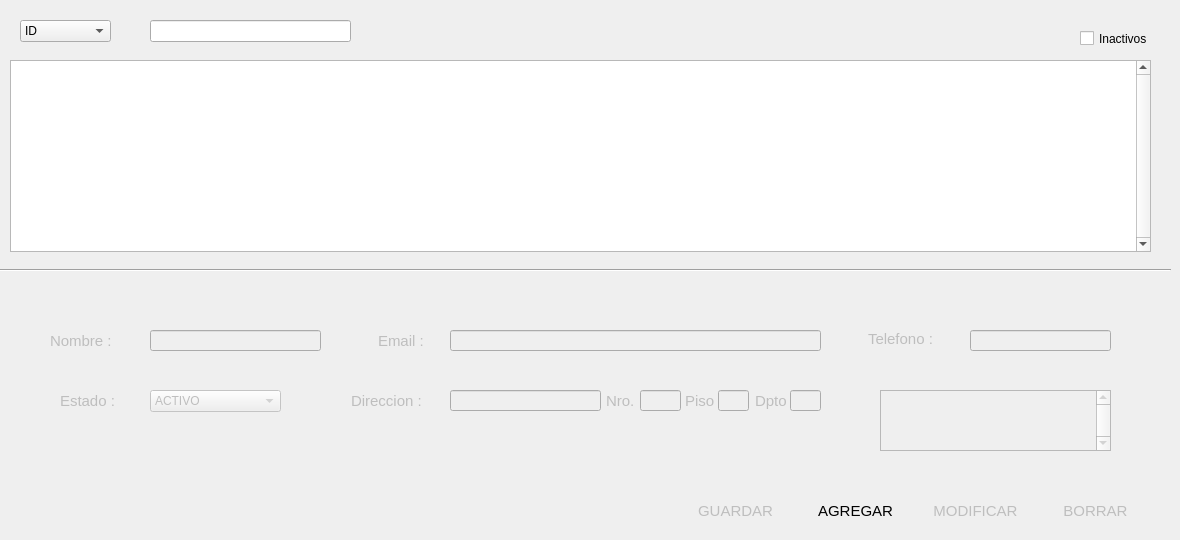
    <widget class="QWidget" name="tab_Clientes">
     <attribute name="icon">
      <iconset>
       <normaloff>../../../../home/pablo/.designer/Img/cliente.png</normaloff>../../../../home/pablo/.designer/Img/cliente.png</iconset>
     </attribute>
     <attribute name="title">
      <string>Clientes</string>
     </attribute>
     <widget class="QLineEdit" name="txtFilterCustomersCustomersTab">
      <property name="geometry">
       <rect>
        <x>150</x>
        <y>20</y>
        <width>201</width>
        <height>22</height>
       </rect>
      </property>
      <property name="styleSheet">
       <string notr="true">font: 9pt &quot;MS Shell Dlg 2&quot;;</string>
      </property>
     </widget>
     <widget class="QComboBox" name="cbFilterCustomersCustomersTab">
      <property name="geometry">
       <rect>
        <x>20</x>
        <y>20</y>
        <width>91</width>
        <height>22</height>
       </rect>
      </property>
      <property name="styleSheet">
       <string notr="true">font: 9pt &quot;MS Shell Dlg 2&quot;;</string>
      </property>
      <item>
       <property name="text">
        <string>ID</string>
       </property>
      </item>
      <item>
       <property name="text">
        <string>Nombre</string>
       </property>
      </item>
     </widget>
     <widget class="Line" name="line1_c">
      <property name="geometry">
       <rect>
        <x>0</x>
        <y>260</y>
        <width>1171</width>
        <height>20</height>
       </rect>
      </property>
      <property name="orientation">
       <enum>Qt::Horizontal</enum>
      </property>
     </widget>
     <widget class="QTableView" name="tvCustomersCustomersTab">
      <property name="geometry">
       <rect>
        <x>10</x>
        <y>60</y>
        <width>1141</width>
        <height>192</height>
       </rect>
      </property>
      <property name="styleSheet">
       <string notr="true">font: 9pt &quot;MS Shell Dlg 2&quot;;</string>
      </property>
      <property name="verticalScrollBarPolicy">
       <enum>Qt::ScrollBarAlwaysOn</enum>
      </property>
      <property name="horizontalScrollBarPolicy">
       <enum>Qt::ScrollBarAlwaysOff</enum>
      </property>
      <attribute name="verticalHeaderVisible">
       <bool>false</bool>
      </attribute>
      <attribute name="verticalHeaderHighlightSections">
       <bool>false</bool>
      </attribute>
     </widget>
     <widget class="QPushButton" name="btnDeleteCustomersTab">
      <property name="enabled">
       <bool>false</bool>
      </property>
      <property name="geometry">
       <rect>
        <x>1040</x>
        <y>490</y>
        <width>111</width>
        <height>41</height>
       </rect>
      </property>
      <property name="font">
       <font>
        <family>Segoe UI</family>
        <pointsize>11</pointsize>
        <weight>9</weight>
        <italic>false</italic>
        <bold>false</bold>
       </font>
      </property>
      <property name="cursor">
       <cursorShape>PointingHandCursor</cursorShape>
      </property>
      <property name="styleSheet">
       <string notr="true">background: qradialgradient(cx: 0.3, cy: -0.4,
fx: 0.3, fy: -0.4,
radius: 1.35, stop: 0 #fff, stop: 1 #bbb);
border-radius: 11px;</string>
      </property>
      <property name="text">
       <string>BORRAR</string>
      </property>
      <property name="icon">
       <iconset>
        <normaloff>../../../../home/pablo/.designer/Img/borrar.png</normaloff>../../../../home/pablo/.designer/Img/borrar.png</iconset>
      </property>
      <property name="iconSize">
       <size>
        <width>20</width>
        <height>20</height>
       </size>
      </property>
     </widget>
     <widget class="QPushButton" name="btnSaveCustomersTab">
      <property name="enabled">
       <bool>false</bool>
      </property>
      <property name="geometry">
       <rect>
        <x>680</x>
        <y>490</y>
        <width>111</width>
        <height>41</height>
       </rect>
      </property>
      <property name="font">
       <font>
        <family>Segoe UI</family>
        <pointsize>11</pointsize>
        <weight>9</weight>
        <italic>false</italic>
        <bold>false</bold>
       </font>
      </property>
      <property name="cursor">
       <cursorShape>PointingHandCursor</cursorShape>
      </property>
      <property name="styleSheet">
       <string notr="true">background: qradialgradient(cx: 0.3, cy: -0.4,
fx: 0.3, fy: -0.4,
radius: 1.35, stop: 0 #fff, stop: 1 #bbb);
border-radius: 11px;</string>
      </property>
      <property name="text">
       <string>GUARDAR</string>
      </property>
      <property name="icon">
       <iconset>
        <normaloff>../../../../home/pablo/.designer/Img/guardar.png</normaloff>../../../../home/pablo/.designer/Img/guardar.png</iconset>
      </property>
      <property name="iconSize">
       <size>
        <width>20</width>
        <height>20</height>
       </size>
      </property>
     </widget>
     <widget class="QPushButton" name="btnAddCustomersTab">
      <property name="geometry">
       <rect>
        <x>800</x>
        <y>490</y>
        <width>111</width>
        <height>41</height>
       </rect>
      </property>
      <property name="font">
       <font>
        <family>Segoe UI</family>
        <pointsize>11</pointsize>
        <weight>9</weight>
        <italic>false</italic>
        <bold>false</bold>
       </font>
      </property>
      <property name="cursor">
       <cursorShape>PointingHandCursor</cursorShape>
      </property>
      <property name="styleSheet">
       <string notr="true">background: qradialgradient(cx: 0.3, cy: -0.4,
fx: 0.3, fy: -0.4,
radius: 1.35, stop: 0 #fff, stop: 1 #bbb);
border-radius: 11px;</string>
      </property>
      <property name="text">
       <string>AGREGAR</string>
      </property>
      <property name="icon">
       <iconset>
        <normaloff>../../../../home/pablo/.designer/Img/agregar.png</normaloff>../../../../home/pablo/.designer/Img/agregar.png</iconset>
      </property>
      <property name="iconSize">
       <size>
        <width>20</width>
        <height>20</height>
       </size>
      </property>
     </widget>
     <widget class="QPushButton" name="btnUpdateCustomersTab">
      <property name="enabled">
       <bool>false</bool>
      </property>
      <property name="geometry">
       <rect>
        <x>920</x>
        <y>490</y>
        <width>111</width>
        <height>41</height>
       </rect>
      </property>
      <property name="font">
       <font>
        <family>Segoe UI</family>
        <pointsize>11</pointsize>
        <weight>9</weight>
        <italic>false</italic>
        <bold>false</bold>
       </font>
      </property>
      <property name="cursor">
       <cursorShape>PointingHandCursor</cursorShape>
      </property>
      <property name="styleSheet">
       <string notr="true">background: qradialgradient(cx: 0.3, cy: -0.4,
fx: 0.3, fy: -0.4,
radius: 1.35, stop: 0 #fff, stop: 1 #bbb);
border-radius: 11px;</string>
      </property>
      <property name="text">
       <string>MODIFICAR</string>
      </property>
      <property name="icon">
       <iconset>
        <normaloff>../../../../home/pablo/.designer/Img/actualizar.png</normaloff>../../../../home/pablo/.designer/Img/actualizar.png</iconset>
      </property>
      <property name="iconSize">
       <size>
        <width>20</width>
        <height>20</height>
       </size>
      </property>
     </widget>
     <widget class="QWidget" name="wDatosCliente" native="true">
      <property name="enabled">
       <bool>false</bool>
      </property>
      <property name="geometry">
       <rect>
        <x>10</x>
        <y>310</y>
        <width>1141</width>
        <height>171</height>
       </rect>
      </property>
      <widget class="QLineEdit" name="txtAddressFloorCustomersTab">
       <property name="geometry">
        <rect>
         <x>708</x>
         <y>80</y>
         <width>31</width>
         <height>21</height>
        </rect>
       </property>
       <property name="styleSheet">
        <string notr="true">font: 9pt &quot;MS Shell Dlg 2&quot;;</string>
       </property>
      </widget>
      <widget class="QLabel" name="label7_c">
       <property name="geometry">
        <rect>
         <x>745</x>
         <y>80</y>
         <width>41</width>
         <height>21</height>
        </rect>
       </property>
       <property name="font">
        <font>
         <family>Segoe UI</family>
         <pointsize>11</pointsize>
         <weight>9</weight>
         <italic>false</italic>
         <bold>false</bold>
        </font>
       </property>
       <property name="text">
        <string>Dpto</string>
       </property>
      </widget>
      <widget class="QPushButton" name="btnAddPhoneCustomersTab">
       <property name="geometry">
        <rect>
         <x>1110</x>
         <y>20</y>
         <width>20</width>
         <height>20</height>
        </rect>
       </property>
       <property name="cursor">
        <cursorShape>PointingHandCursor</cursorShape>
       </property>
       <property name="styleSheet">
        <string notr="true">background: qradialgradient(cx: 0.4, cy: -0.1,
fx: 0.4, fy: -0.1,
radius: 1.35, stop: 0 #fff, stop: 1 #ddd);
border-radius: 5px;</string>
       </property>
       <property name="text">
        <string/>
       </property>
       <property name="icon">
        <iconset>
         <normaloff>../../../../home/pablo/.designer/Img/mas.png</normaloff>../../../../home/pablo/.designer/Img/mas.png</iconset>
       </property>
       <property name="iconSize">
        <size>
         <width>16</width>
         <height>16</height>
        </size>
       </property>
      </widget>
      <widget class="QLabel" name="label1_c">
       <property name="geometry">
        <rect>
         <x>40</x>
         <y>20</y>
         <width>71</width>
         <height>21</height>
        </rect>
       </property>
       <property name="font">
        <font>
         <family>Segoe UI</family>
         <pointsize>11</pointsize>
         <weight>9</weight>
         <italic>false</italic>
         <bold>false</bold>
        </font>
       </property>
       <property name="text">
        <string>Nombre :</string>
       </property>
      </widget>
      <widget class="QLabel" name="label5_c">
       <property name="geometry">
        <rect>
         <x>596</x>
         <y>80</y>
         <width>31</width>
         <height>21</height>
        </rect>
       </property>
       <property name="font">
        <font>
         <family>Segoe UI</family>
         <pointsize>11</pointsize>
         <weight>9</weight>
         <italic>false</italic>
         <bold>false</bold>
        </font>
       </property>
       <property name="text">
        <string>Nro.</string>
       </property>
      </widget>
      <widget class="QPushButton" name="btnDeletePhoneCustomersTab">
       <property name="geometry">
        <rect>
         <x>1110</x>
         <y>110</y>
         <width>20</width>
         <height>20</height>
        </rect>
       </property>
       <property name="cursor">
        <cursorShape>PointingHandCursor</cursorShape>
       </property>
       <property name="styleSheet">
        <string notr="true">background: qradialgradient(cx: 0.4, cy: -0.1,
fx: 0.4, fy: -0.1,
radius: 1.35, stop: 0 #fff, stop: 1 #ddd);
border-radius: 5px;</string>
       </property>
       <property name="text">
        <string/>
       </property>
       <property name="icon">
        <iconset>
         <normaloff>../../../../home/pablo/.designer/Img/menos.png</normaloff>../../../../home/pablo/.designer/Img/menos.png</iconset>
       </property>
       <property name="iconSize">
        <size>
         <width>16</width>
         <height>16</height>
        </size>
       </property>
      </widget>
      <widget class="QLineEdit" name="txtAddressDptoCustomersTab">
       <property name="geometry">
        <rect>
         <x>780</x>
         <y>80</y>
         <width>31</width>
         <height>21</height>
        </rect>
       </property>
       <property name="styleSheet">
        <string notr="true">font: 9pt &quot;MS Shell Dlg 2&quot;;</string>
       </property>
      </widget>
      <widget class="QLineEdit" name="txtAddressNumberCustomersTab">
       <property name="geometry">
        <rect>
         <x>630</x>
         <y>80</y>
         <width>41</width>
         <height>21</height>
        </rect>
       </property>
       <property name="styleSheet">
        <string notr="true">font: 9pt &quot;MS Shell Dlg 2&quot;;</string>
       </property>
      </widget>
      <widget class="QLineEdit" name="txtCustomerNameCustomersTab">
       <property name="geometry">
        <rect>
         <x>140</x>
         <y>20</y>
         <width>171</width>
         <height>21</height>
        </rect>
       </property>
       <property name="styleSheet">
        <string notr="true">font: 9pt &quot;MS Shell Dlg 2&quot;;</string>
       </property>
      </widget>
      <widget class="QLabel" name="label3_c">
       <property name="geometry">
        <rect>
         <x>368</x>
         <y>20</y>
         <width>71</width>
         <height>21</height>
        </rect>
       </property>
       <property name="font">
        <font>
         <family>Segoe UI</family>
         <pointsize>11</pointsize>
         <weight>9</weight>
         <italic>false</italic>
         <bold>false</bold>
        </font>
       </property>
       <property name="text">
        <string>Email :</string>
       </property>
      </widget>
      <widget class="QTableView" name="tvPhoneCustomersTab">
       <property name="geometry">
        <rect>
         <x>870</x>
         <y>80</y>
         <width>231</width>
         <height>61</height>
        </rect>
       </property>
       <property name="styleSheet">
        <string notr="true">font: 7pt &quot;MS Shell Dlg 2&quot;;</string>
       </property>
       <property name="verticalScrollBarPolicy">
        <enum>Qt::ScrollBarAlwaysOn</enum>
       </property>
       <property name="horizontalScrollBarPolicy">
        <enum>Qt::ScrollBarAlwaysOff</enum>
       </property>
       <attribute name="horizontalHeaderVisible">
        <bool>false</bool>
       </attribute>
       <attribute name="horizontalHeaderHighlightSections">
        <bool>false</bool>
       </attribute>
       <attribute name="verticalHeaderVisible">
        <bool>false</bool>
       </attribute>
       <attribute name="verticalHeaderHighlightSections">
        <bool>false</bool>
       </attribute>
      </widget>
      <widget class="QLineEdit" name="txtAddressStreetCustomersTab">
       <property name="geometry">
        <rect>
         <x>440</x>
         <y>80</y>
         <width>151</width>
         <height>21</height>
        </rect>
       </property>
       <property name="styleSheet">
        <string notr="true">font: 9pt &quot;MS Shell Dlg 2&quot;;</string>
       </property>
      </widget>
      <widget class="QLabel" name="label6_c">
       <property name="geometry">
        <rect>
         <x>675</x>
         <y>80</y>
         <width>31</width>
         <height>21</height>
        </rect>
       </property>
       <property name="font">
        <font>
         <family>Segoe UI</family>
         <pointsize>11</pointsize>
         <weight>9</weight>
         <italic>false</italic>
         <bold>false</bold>
        </font>
       </property>
       <property name="text">
        <string>Piso</string>
       </property>
      </widget>
      <widget class="QLabel" name="label8_c">
       <property name="geometry">
        <rect>
         <x>858</x>
         <y>18</y>
         <width>91</width>
         <height>21</height>
        </rect>
       </property>
       <property name="font">
        <font>
         <family>Segoe UI</family>
         <pointsize>11</pointsize>
         <weight>9</weight>
         <italic>false</italic>
         <bold>false</bold>
        </font>
       </property>
       <property name="text">
        <string>Telefono :</string>
       </property>
      </widget>
      <widget class="QLineEdit" name="txtPhoneCustomersTab_2">
       <property name="geometry">
        <rect>
         <x>960</x>
         <y>20</y>
         <width>141</width>
         <height>21</height>
        </rect>
       </property>
       <property name="styleSheet">
        <string notr="true">font: 9pt &quot;MS Shell Dlg 2&quot;;</string>
       </property>
       <property name="inputMethodHints">
        <set>Qt::ImhDigitsOnly</set>
       </property>
       <property name="maxLength">
        <number>30</number>
       </property>
       <property name="echoMode">
        <enum>QLineEdit::Normal</enum>
       </property>
       <property name="cursorMoveStyle">
        <enum>Qt::VisualMoveStyle</enum>
       </property>
      </widget>
      <widget class="QLineEdit" name="txtEmailCustomerCustomersTab">
       <property name="geometry">
        <rect>
         <x>440</x>
         <y>20</y>
         <width>371</width>
         <height>21</height>
        </rect>
       </property>
       <property name="styleSheet">
        <string notr="true">font: 9pt &quot;MS Shell Dlg 2&quot;;</string>
       </property>
      </widget>
      <widget class="QLabel" name="label4_c">
       <property name="geometry">
        <rect>
         <x>341</x>
         <y>80</y>
         <width>101</width>
         <height>21</height>
        </rect>
       </property>
       <property name="font">
        <font>
         <family>Segoe UI</family>
         <pointsize>11</pointsize>
         <weight>9</weight>
         <italic>false</italic>
         <bold>false</bold>
        </font>
       </property>
       <property name="text">
        <string>Direccion :</string>
       </property>
      </widget>
      <widget class="QPushButton" name="txtPhoneCustomersTab">
       <property name="enabled">
        <bool>false</bool>
       </property>
       <property name="geometry">
        <rect>
         <x>1010</x>
         <y>50</y>
         <width>20</width>
         <height>20</height>
        </rect>
       </property>
       <property name="cursor">
        <cursorShape>PointingHandCursor</cursorShape>
       </property>
       <property name="styleSheet">
        <string notr="true">background: qradialgradient(cx: 0.4, cy: -0.1,
fx: 0.4, fy: -0.1,
radius: 1.35, stop: 0 #fff, stop: 1 #ddd);
border-radius: 5px;</string>
       </property>
       <property name="text">
        <string/>
       </property>
       <property name="icon">
        <iconset>
         <normaloff>../../../../home/pablo/.designer/Img/icon-tel.png</normaloff>../../../../home/pablo/.designer/Img/icon-tel.png</iconset>
       </property>
       <property name="iconSize">
        <size>
         <width>16</width>
         <height>16</height>
        </size>
       </property>
      </widget>
      <widget class="QPushButton" name="btnPhoneCellCustomersTab">
       <property name="geometry">
        <rect>
         <x>1040</x>
         <y>50</y>
         <width>20</width>
         <height>20</height>
        </rect>
       </property>
       <property name="cursor">
        <cursorShape>PointingHandCursor</cursorShape>
       </property>
       <property name="styleSheet">
        <string notr="true">background: qradialgradient(cx: 0.4, cy: -0.1,
fx: 0.4, fy: -0.1,
radius: 1.35, stop: 0 #fff, stop: 1 #ddd);
border-radius: 5px;</string>
       </property>
       <property name="text">
        <string/>
       </property>
       <property name="icon">
        <iconset>
         <normaloff>../../../../home/pablo/.designer/Img/icon-cel.png</normaloff>../../../../home/pablo/.designer/Img/icon-cel.png</iconset>
       </property>
       <property name="iconSize">
        <size>
         <width>16</width>
         <height>16</height>
        </size>
       </property>
      </widget>
      <widget class="QPushButton" name="btnPhoneFaxCustomersTab">
       <property name="geometry">
        <rect>
         <x>1070</x>
         <y>50</y>
         <width>20</width>
         <height>20</height>
        </rect>
       </property>
       <property name="cursor">
        <cursorShape>PointingHandCursor</cursorShape>
       </property>
       <property name="styleSheet">
        <string notr="true">background: qradialgradient(cx: 0.4, cy: -0.1,
fx: 0.4, fy: -0.1,
radius: 1.35, stop: 0 #fff, stop: 1 #ddd);
border-radius: 5px;</string>
       </property>
       <property name="text">
        <string/>
       </property>
       <property name="icon">
        <iconset>
         <normaloff>../../../../home/pablo/.designer/Img/icon-fax.png</normaloff>../../../../home/pablo/.designer/Img/icon-fax.png</iconset>
       </property>
       <property name="iconSize">
        <size>
         <width>16</width>
         <height>16</height>
        </size>
       </property>
      </widget>
      <widget class="QPushButton" name="btnCancelPhoneCustomersTab">
       <property name="geometry">
        <rect>
         <x>930</x>
         <y>20</y>
         <width>20</width>
         <height>20</height>
        </rect>
       </property>
       <property name="cursor">
        <cursorShape>PointingHandCursor</cursorShape>
       </property>
       <property name="styleSheet">
        <string notr="true">background: qradialgradient(cx: 0.4, cy: -0.1,
fx: 0.4, fy: -0.1,
radius: 1.35, stop: 0 #fff, stop: 1 #ddd);
border-radius: 5px;</string>
       </property>
       <property name="text">
        <string/>
       </property>
       <property name="icon">
        <iconset>
         <normaloff>../../../../home/pablo/.designer/Img/cancelar.png</normaloff>../../../../home/pablo/.designer/Img/cancelar.png</iconset>
       </property>
       <property name="iconSize">
        <size>
         <width>16</width>
         <height>16</height>
        </size>
       </property>
      </widget>
      <widget class="QComboBox" name="cbCustomerStatusCustomersTab">
       <property name="geometry">
        <rect>
         <x>140</x>
         <y>80</y>
         <width>131</width>
         <height>22</height>
        </rect>
       </property>
       <item>
        <property name="text">
         <string>ACTIVO</string>
        </property>
       </item>
       <item>
        <property name="text">
         <string>INACTIVO</string>
        </property>
       </item>
      </widget>
      <widget class="QLabel" name="label11_p_3">
       <property name="geometry">
        <rect>
         <x>50</x>
         <y>80</y>
         <width>71</width>
         <height>21</height>
        </rect>
       </property>
       <property name="font">
        <font>
         <family>Segoe UI</family>
         <pointsize>11</pointsize>
         <weight>9</weight>
         <italic>false</italic>
         <bold>false</bold>
        </font>
       </property>
       <property name="text">
        <string>Estado :</string>
       </property>
      </widget>
     </widget>
     <widget class="QLabel" name="label_7">
      <property name="geometry">
       <rect>
        <x>130</x>
        <y>20</y>
        <width>21</width>
        <height>16</height>
       </rect>
      </property>
      <property name="font">
       <font>
        <family>Segoe UI</family>
        <pointsize>11</pointsize>
        <weight>9</weight>
        <italic>false</italic>
        <bold>false</bold>
       </font>
      </property>
      <property name="text">
       <string>&lt;html&gt;
&lt;head/&gt;
&lt;body&gt;
&lt;IMG SRC=&quot;../Img/buscar.png&quot; width=&quot;16&quot; height=&quot;16&quot;&gt;
&lt;/body&gt;
&lt;/html&gt;</string>
      </property>
     </widget>
     <widget class="QCheckBox" name="cbInactiveCustomersTab">
      <property name="geometry">
       <rect>
        <x>1080</x>
        <y>30</y>
        <width>91</width>
        <height>17</height>
       </rect>
      </property>
      <property name="styleSheet">
       <string notr="true">font: 8pt &quot;MS Shell Dlg 2&quot;;</string>
      </property>
      <property name="text">
       <string>Inactivos</string>
      </property>
     </widget>
    </widget>
